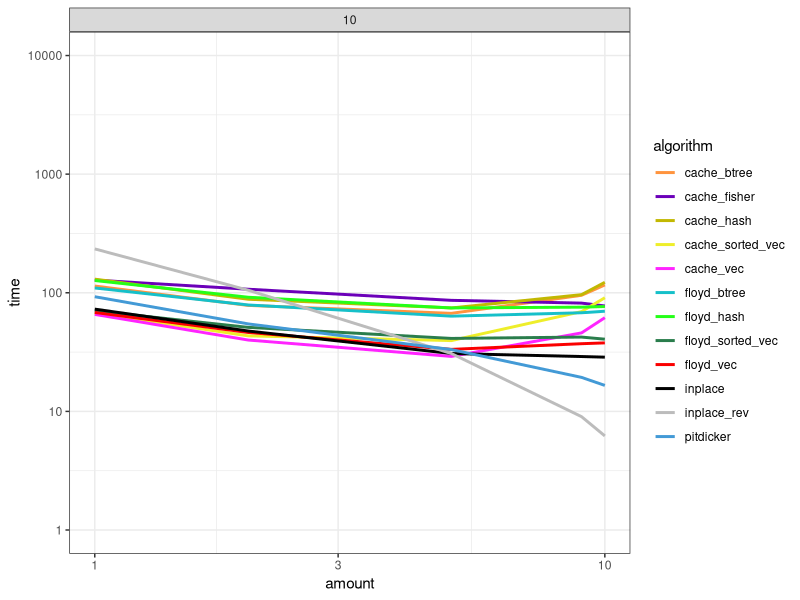
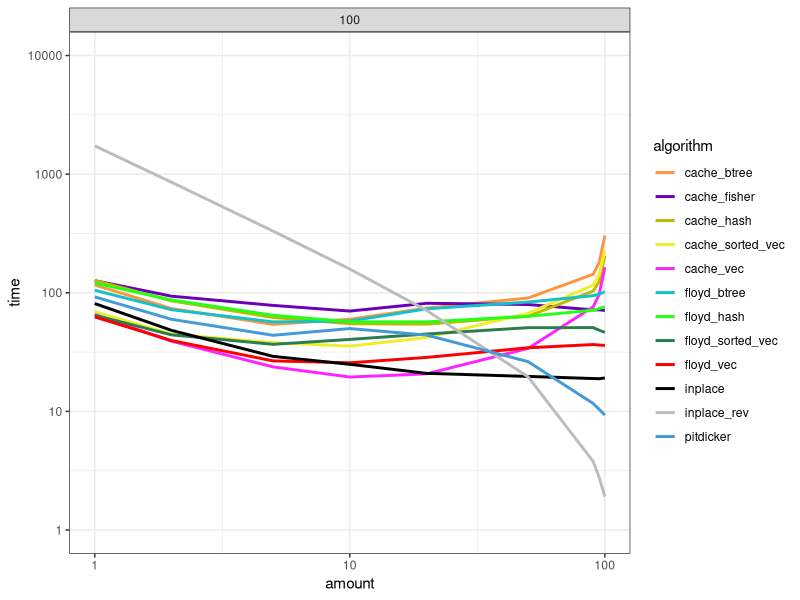
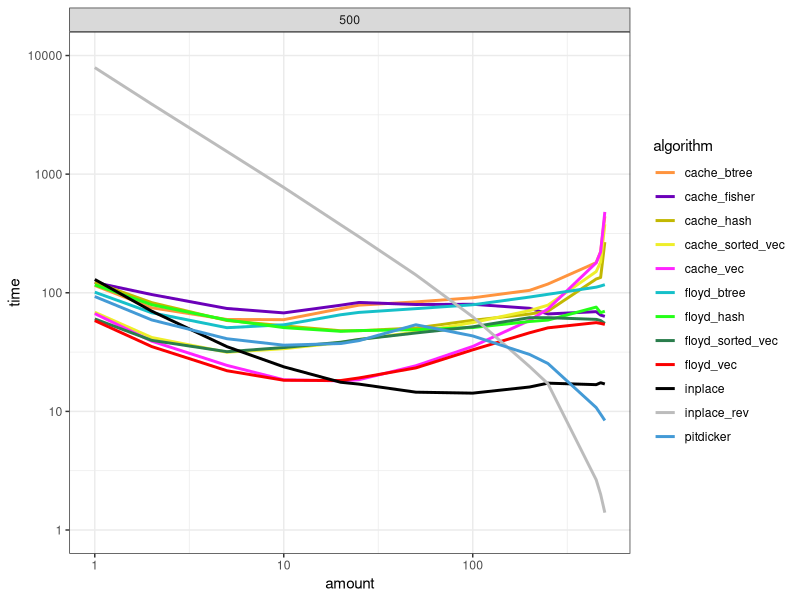
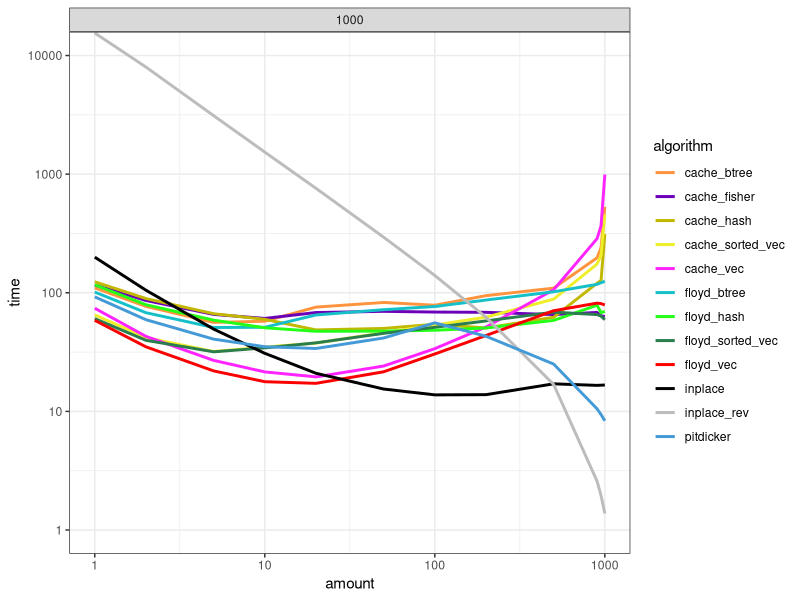
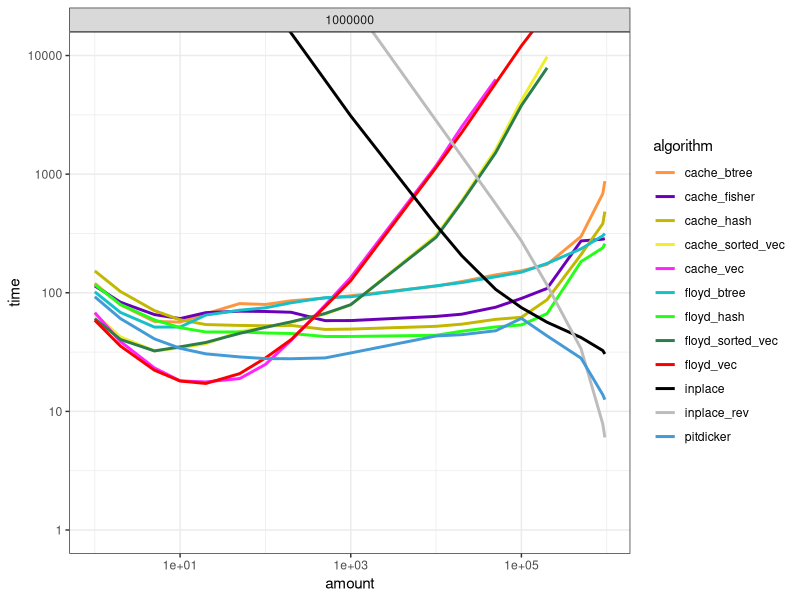
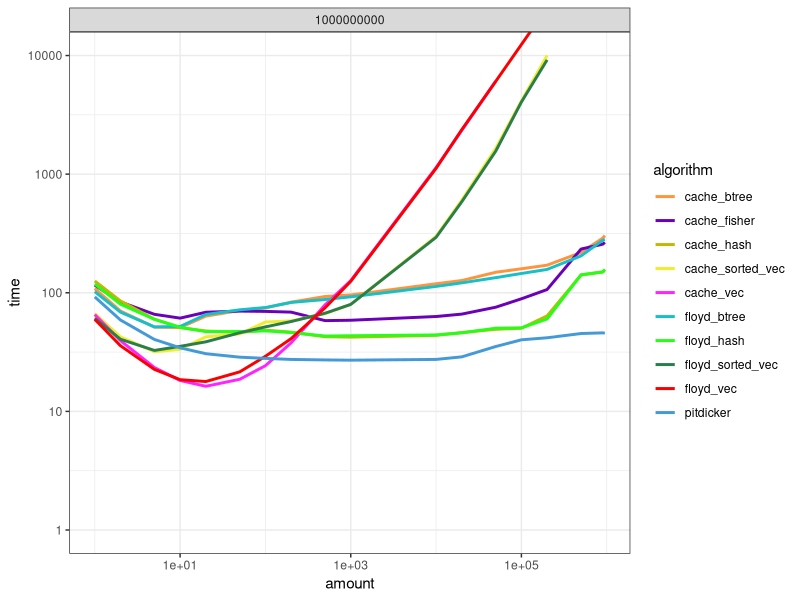
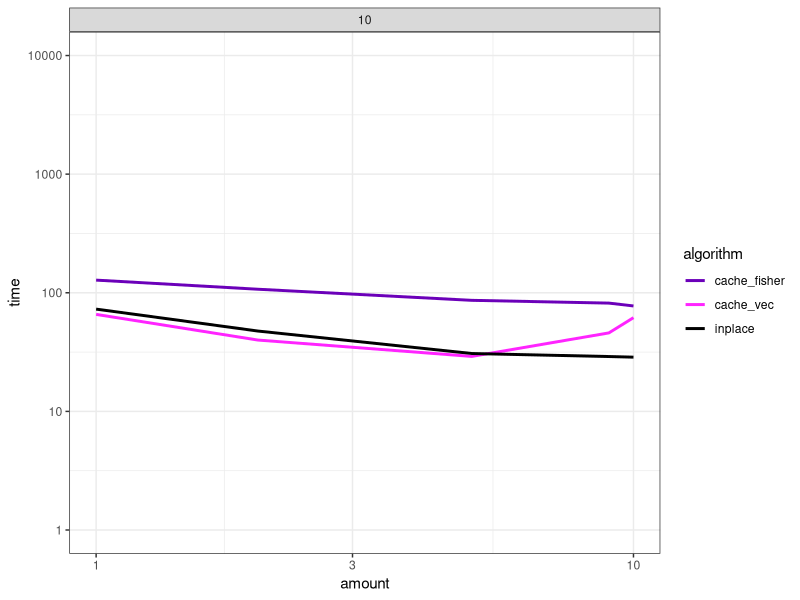
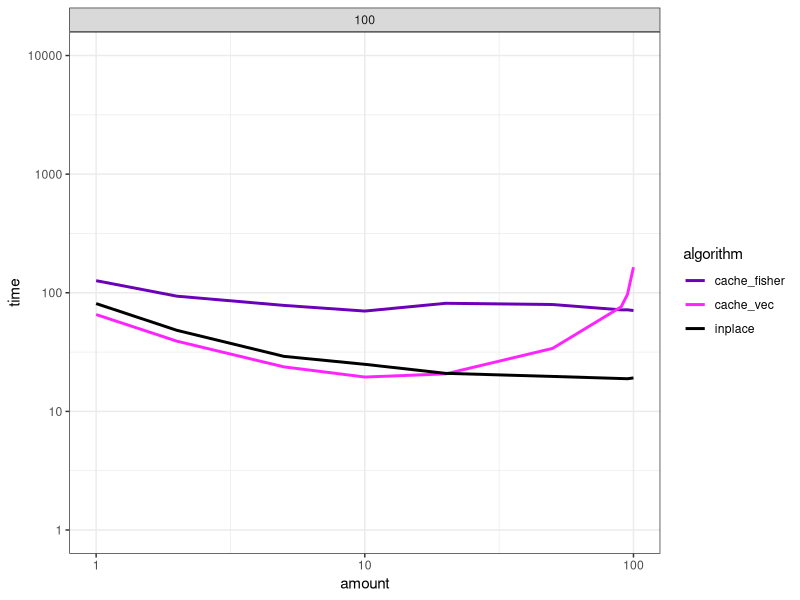

Reproduce these figures in R, in order.
## ---- chunk 1
knitr::opts_chunk$set(echo = TRUE)
require(ggplot2)

## ---- chunk 2
iter <- read.csv('iter.txt', header=TRUE, as.is=TRUE)

iter$algorithm <- gsub(" ","",iter$algorithm)

cat_mapping <- data.frame(unique(iter$algorithm), c('biased', 'random', 'sorted', 'sorted', 'random', 'biased', 'biased', 'sorted', 'sorted', 'random', 'biased', 'sorted'), c("#ff943e","#6b00b9", "#c2b802","#eeee2a", "#ff24ff", "#16c0c9", "#25ff18", "#2a7d4c","#fa0000", "#000000", "#bcbcbc", "#439ad6"))  
names(cat_mapping) <- c('algorithm', 'category', "color")

iter <- merge(iter, cat_mapping)

df <- iter

## ---- chunk 3

for (lengthShort in c(10, 100, 500, 1000, 1000000, 1000000000)){
  print(lengthShort)
  p = ggplot(subset(df, length == lengthShort), aes(x=amount, y=time, group=algorithm, color=algorithm)) + facet_wrap(~length, scales="free_x", ncol=1)+ scale_x_continuous(trans='log10') + scale_y_continuous(trans='log10') + geom_line(size=1) + theme_bw() + coord_cartesian(ylim=c(1,10000)) + scale_color_manual(values = as.vector(subset(cat_mapping,  algorithm %in% unique(subset(df,  length == lengthShort)$algorithm))$color))
  
  print(p)
}
## ---- chunk 4

for (lengthShort in c(10, 100, 500, 1000, 1000000, 1000000000)){
print(lengthShort)
  p = ggplot(subset(df, length == lengthShort & category=="random"), aes(x=amount, y=time, group=algorithm, color=algorithm)) + facet_wrap(~length, scales="free_x", ncol=1)+ scale_x_continuous(trans='log10') + scale_y_continuous(trans='log10') + geom_line(size=1) + theme_bw()+ coord_cartesian(ylim=c(1,10000)) + scale_color_manual(values = as.vector(subset(cat_mapping,  algorithm %in% unique(subset(df,  length == lengthShort & category =="random")$algorithm))$color))
  
  print(p)
}

for (lengthShort in c(10, 100, 500, 1000, 1000000, 1000000000)){
print(lengthShort)
  p = ggplot(subset(df, length == lengthShort & category=="sorted"), aes(x=amount, y=time, group=algorithm, color=algorithm)) + facet_wrap(~length, scales="free_x", ncol=1)+ scale_x_continuous(trans='log10') + scale_y_continuous(trans='log10') + geom_line(size=1) + theme_bw()+ coord_cartesian(ylim=c(1,10000)) + scale_color_manual(values = as.vector(subset(cat_mapping,  algorithm %in% unique(subset(df,  length == lengthShort & category =="sorted")$algorithm))$color))
  
  
  print(p)
}

